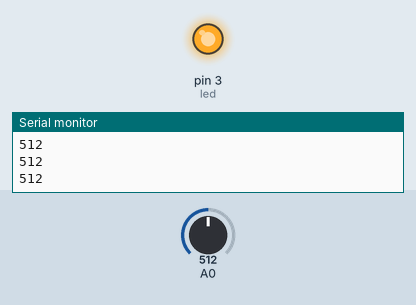
The sketch below on a simulated Arduino Uno, built with avr-gcc and run on an emulated ATmega328P. Shown: output pins drawn as LEDs (lit = HIGH), the last lines printed to the serial monitor. The inputs (shaded band) are chosen by the test bench; at power-on: A0 = 512.

Above: at 1.2 s.
1.3 s: A0 set to 832
2.8 s: A0 set to 864
At 3.3 s:
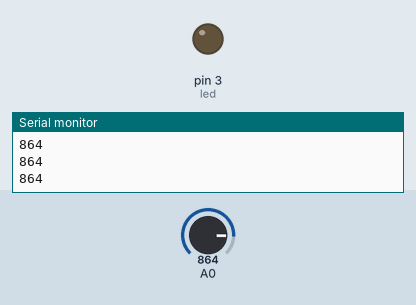
4.3 s: A0 set to 840
At 4.7 s:
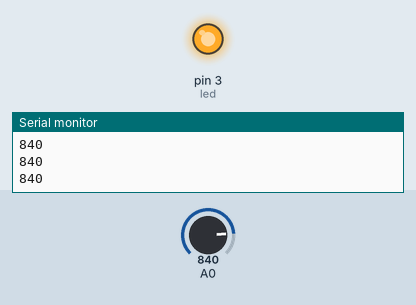
5.8 s: A0 set to 860
At 6.2 s:
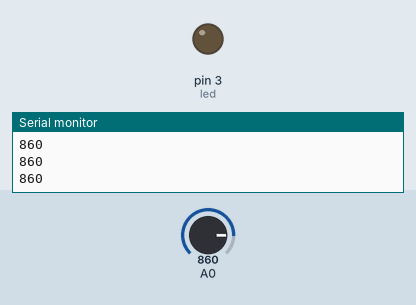
Timing chart, 0 to 8.3 s (numbered marks = the images above; inputs shaded):
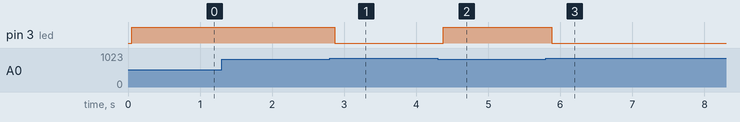

The sketch:

sketch_feb1a.ino
```cpp
#define led 3

void setup(){
pinMode(led,OUTPUT);
Serial.begin(9600);

}


void loop() {
int istik = analogRead(A0);
Serial.println(istik);
delay(50);
if(istik < 900){
digitalWrite(led,LOW);
}if(istik < 850){

    digitalWrite(led,HIGH);


}
}
```

Measured:
- the behaviour switches between 849 and 850 on A0 (found by bisection; images 0 and 1)
- after the input at 2.8 s, pin 3 (led): HIGH → LOW after 0.07 s
- after the input at 4.3 s, pin 3 (led): LOW → HIGH after 0.08 s
- after the input at 5.8 s, pin 3 (led): HIGH → LOW after 0.08 s
